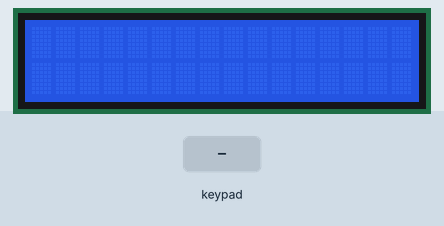
Recording of a sketch running on a simulated Arduino Uno, built with avr-gcc and run on an emulated ATmega328P. Parts: 16×2 character LCD. The test bench sets the inputs (shaded band).

Above: at 1.2 s.
1.3 s: keypad keys 7 + 5 = pressed 0.4 s apart
At 4.0 s:
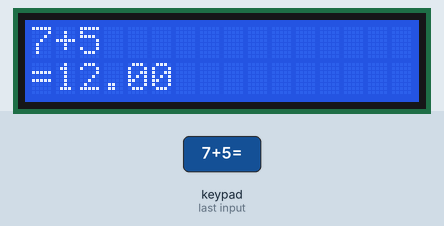
4.4 s: key '/' pressed
5.9 s: key '=' pressed
At 6.3 s:
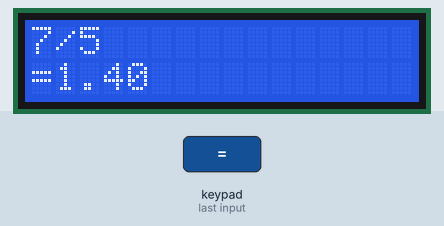
7.4 s: keypad keys 6 * 7 = pressed 0.4 s apart
At 9.5 s:
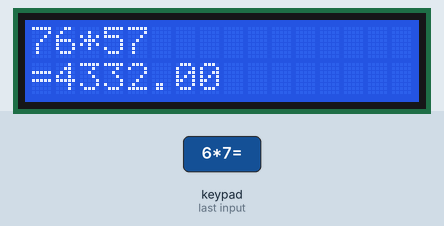
10.5 s: key '*' pressed
At 10.9 s:
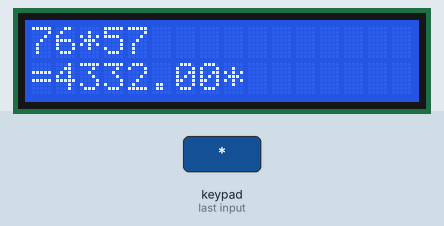
12.0 s: key 'c' pressed
At 13.4 s:
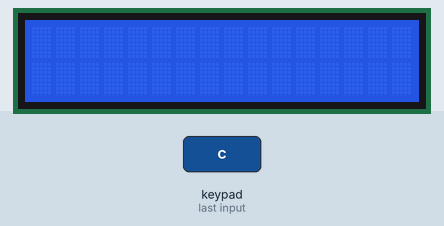
Timing chart, 0 to 14.5 s (numbered marks = the images above; inputs shaded):
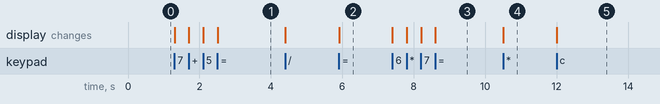

Measured:
- after the input at 1.3 s, the display: first changes at once (image 1 shows a later state)
- after the input at 5.9 s, the display: changes at once (image 2)
- after the input at 7.4 s, the display: first changes at once (image 3 shows a later state)
- after the input at 10.5 s, the display: changes at once (image 4)
- after the input at 12.0 s, the display: changes at once (image 5)

The sketch:

Calculator.ino
```cpp
#include<Keypad.h>
#include<LiquidCrystal.h>
#include<Wire.h>
LiquidCrystal lcd(A0,A1,A2,A3,A4,A5);
char keys[4][4] = {
  {'7','8','9','/'},
  {'4','5','6','*'},
  {'1','2','3','-'},
  {'c','0','=','+'},
};

byte row[4] = {9, 8, 7, 6};
byte col[4] = {5, 4, 3, 2};

Keypad mykeypad =Keypad(makeKeymap(keys), row, col, 4, 4);

boolean firstNumState = true;
String firstNum = "";
String secondNum = "";
float result = 0.0;
char calc = ' ';

void setup() {
  lcd.begin(16,2);
}

void loop() {
  char k = mykeypad.getKey();
  if(k != NO_KEY && (k =='1' || k =='2' || k =='3' || k =='4' || k =='5' || k =='6' || k =='7' || k =='8' || k =='9' || k =='0'))
  {
    if(firstNumState == true){
      firstNum = firstNum + k;
      lcd.print(k);
    }
    else{
      secondNum = secondNum + k;
      lcd.print(k);
    }
  }
  if(k != NO_KEY && (k =='+' || k =='-' || k =='*' || k =='/')){
    if(firstNumState == true){
      calc=k;
      firstNumState = false;
      lcd.print(calc);
    }
  }
  if(k != NO_KEY && k == '='){
      if(calc == '+'){
        result = firstNum.toFloat() + secondNum.toFloat();
    }
    if(calc == '-'){
      result = firstNum.toFloat() - secondNum.toFloat();
    }
    if(calc == '*'){
      result = firstNum.toFloat() * secondNum.toFloat();
    }
    if(calc == '/'){
      result = firstNum.toFloat() / secondNum.toFloat();
    }
  lcd.clear();
  lcd.setCursor(0, 0);
  lcd.print(firstNum);
  lcd.print(calc);
  lcd.print(secondNum);
  lcd.setCursor(0, 1);
  lcd.print("=");
  lcd.print(result);
  firstNumState = true;
}
if(k != NO_KEY && k == 'c'){
  lcd.clear();
  firstNum = "";
  secondNum = "";
  result = 0;
}
}
```
